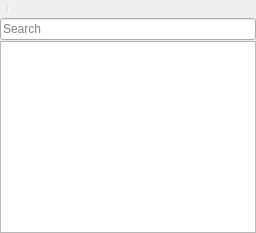
  <widget class="QDockWidget" name="objectsDock">
   <property name="sizePolicy">
    <sizepolicy hsizetype="Minimum" vsizetype="Minimum">
     <horstretch>1</horstretch>
     <verstretch>3</verstretch>
    </sizepolicy>
   </property>
   <property name="maximumSize">
    <size>
     <width>440</width>
     <height>524287</height>
    </size>
   </property>
   <property name="features">
    <set>QDockWidget::AllDockWidgetFeatures</set>
   </property>
   <property name="allowedAreas">
    <set>Qt::LeftDockWidgetArea|Qt::RightDockWidgetArea</set>
   </property>
   <property name="windowTitle">
    <string>Objects</string>
   </property>
   <attribute name="dockWidgetArea">
    <number>1</number>
   </attribute>
   <widget class="QWidget" name="objectsDockWidgetContents">
    <layout class="QGridLayout" name="gridLayoutObject">
     <property name="margin">
      <number>0</number>
     </property>
     <property name="spacing">
      <number>1</number>
     </property>
     <item row="2" column="0">
      <widget class="QLineEdit" name="editObjectSearch">
       <property name="placeholderText">
        <string>Search</string>
       </property>
      </widget>
     </item>
     <item row="3" column="0">
      <widget class="Diversia::QtOgreEditor::ObjectTreeView" name="treeViewObjects">
       <property name="maximumSize">
        <size>
         <width>440</width>
         <height>16777215</height>
        </size>
       </property>
       <property name="headerHidden">
        <bool>true</bool>
       </property>
      </widget>
     </item>
     <item row="1" column="0">
      <widget class="QToolBar" name="toolBarObject">
       <property name="font">
        <font>
         <pointsize>7</pointsize>
        </font>
       </property>
       <property name="windowTitle">
        <string>Object toolbar</string>
       </property>
       <property name="movable">
        <bool>false</bool>
       </property>
       <property name="iconSize">
        <size>
         <width>16</width>
         <height>16</height>
        </size>
       </property>
       <property name="toolButtonStyle">
        <enum>Qt::ToolButtonFollowStyle</enum>
       </property>
       <property name="floatable">
        <bool>false</bool>
       </property>
       <addaction name="actionShow_runtime_objects"/>
       <addaction name="actionShow_default_components"/>
       <addaction name="separator"/>
      </widget>
     </item>
    </layout>
   </widget>
  </widget>
